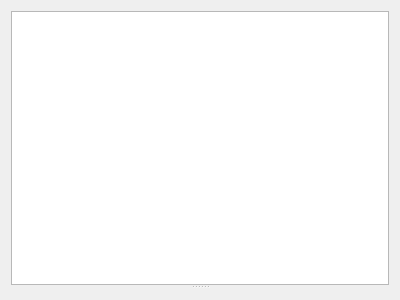
<?xml version="1.0" encoding="UTF-8"?>
<ui version="4.0">
 <class>Form</class>
 <widget class="QWidget" name="Form">
  <property name="geometry">
   <rect>
    <x>0</x>
    <y>0</y>
    <width>400</width>
    <height>300</height>
   </rect>
  </property>
  <property name="windowTitle">
   <string>Form</string>
  </property>
  <layout class="QVBoxLayout" name="verticalLayout">
   <item>
    <widget class="QSplitter" name="splitter">
     <property name="orientation">
      <enum>Qt::Vertical</enum>
     </property>
     <property name="childrenCollapsible">
      <bool>false</bool>
     </property>
     <widget class="QTreeView" name="treeView">
      <property name="sizeAdjustPolicy">
       <enum>QAbstractScrollArea::AdjustToContentsOnFirstShow</enum>
      </property>
     </widget>
     <widget class="QWidget" name="widget" native="true">
      <layout class="QVBoxLayout" name="placeholder"/>
     </widget>
    </widget>
   </item>
  </layout>
 </widget>
 <resources/>
 <connections/>
</ui>
